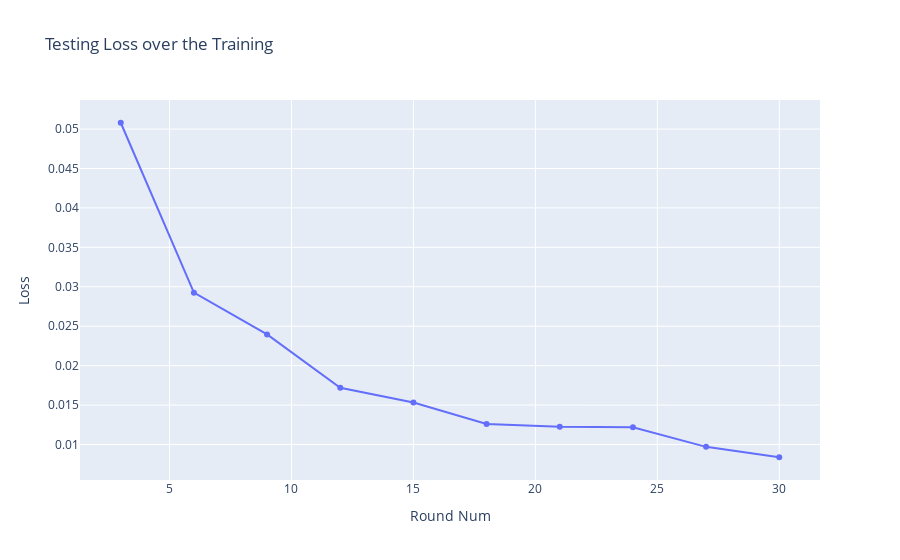

The notebook cell saved with this chart:
### Markdown cell above
### C. Testing Loss

### Code cell
# Create traces
fig = go.Figure()
fig.add_trace(go.Scatter(x=data_df['round_num'], y=data_df['testing_loss'],
                    mode='lines+markers',
                    name='testing_loss'))
fig.update_layout(title='Testing Loss over the Training',
                   xaxis_title='Round Num',
                   yaxis_title='Loss')
fig.show()

### Figure 1 — Plotly figure (JSON) as saved in the notebook; plotly's stock layout.template omitted (floating-point values rounded to 4 significant figures)
{"data": [{"mode": "lines+markers", "name": "testing_loss", "type": "scatter", "x": [3, 6, 9, 12, 15, 18, 21, 24, 27, 30], "y": [0.0508, 0.02926, 0.02396, 0.01719, 0.01532, 0.01261, 0.01226, 0.01219, 0.009698, 0.00838]}], "layout": {"title": {"text": "Testing Loss over the Training"}, "xaxis": {"title": {"text": "Round Num"}}, "yaxis": {"title": {"text": "Loss"}}}}
